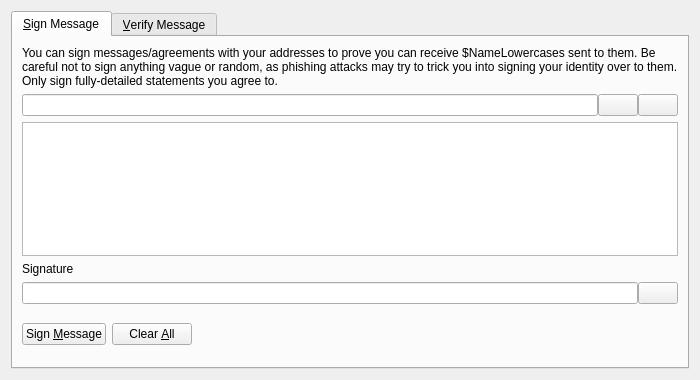
<?xml version="1.0" encoding="UTF-8"?>
<ui version="4.0">
 <class>SignVerifyMessageDialog</class>
 <widget class="QDialog" name="SignVerifyMessageDialog">
  <property name="geometry">
   <rect>
    <x>0</x>
    <y>0</y>
    <width>700</width>
    <height>380</height>
   </rect>
  </property>
  <property name="windowTitle">
   <string>Signatures - Sign / Verify a Message</string>
  </property>
  <property name="modal">
   <bool>true</bool>
  </property>
  <layout class="QVBoxLayout" name="verticalLayout">
   <item>
    <widget class="QTabWidget" name="tabWidget">
     <property name="currentIndex">
      <number>0</number>
     </property>
     <widget class="QWidget" name="tabSignMessage">
      <attribute name="title">
       <string>&amp;Sign Message</string>
      </attribute>
      <layout class="QVBoxLayout" name="verticalLayout_SM">
       <item>
        <widget class="QLabel" name="infoLabel_SM">
         <property name="text">
          <string>You can sign messages/agreements with your addresses to prove you can receive $NameLowercases sent to them. Be careful not to sign anything vague or random, as phishing attacks may try to trick you into signing your identity over to them. Only sign fully-detailed statements you agree to.</string>
         </property>
         <property name="textFormat">
          <enum>Qt::PlainText</enum>
         </property>
         <property name="wordWrap">
          <bool>true</bool>
         </property>
        </widget>
       </item>
       <item>
        <layout class="QHBoxLayout" name="horizontalLayout_1_SM">
         <property name="spacing">
          <number>0</number>
         </property>
         <item>
          <widget class="QValidatedLineEdit" name="addressIn_SM">
           <property name="toolTip">
            <string>The $NameSentence address to sign the message with</string>
           </property>
          </widget>
         </item>
         <item>
          <widget class="QPushButton" name="addressBookButton_SM">
           <property name="toolTip">
            <string>Choose previously used address</string>
           </property>
           <property name="text">
            <string/>
           </property>
           <property name="icon">
            <iconset resource="../bitcoin.qrc">
             <normaloff>:/icons/address-book</normaloff>:/icons/address-book</iconset>
           </property>
           <property name="shortcut">
            <string>Alt+A</string>
           </property>
           <property name="autoDefault">
            <bool>false</bool>
           </property>
          </widget>
         </item>
         <item>
          <widget class="QPushButton" name="pasteButton_SM">
           <property name="toolTip">
            <string>Paste address from clipboard</string>
           </property>
           <property name="text">
            <string/>
           </property>
           <property name="icon">
            <iconset resource="../bitcoin.qrc">
             <normaloff>:/icons/editpaste</normaloff>:/icons/editpaste</iconset>
           </property>
           <property name="shortcut">
            <string>Alt+P</string>
           </property>
           <property name="autoDefault">
            <bool>false</bool>
           </property>
          </widget>
         </item>
        </layout>
       </item>
       <item>
        <widget class="QPlainTextEdit" name="messageIn_SM">
         <property name="toolTip">
          <string>Enter the message you want to sign here</string>
         </property>
        </widget>
       </item>
       <item>
        <widget class="QLabel" name="signatureLabel_SM">
         <property name="text">
          <string>Signature</string>
         </property>
         <property name="textFormat">
          <enum>Qt::PlainText</enum>
         </property>
        </widget>
       </item>
       <item>
        <layout class="QHBoxLayout" name="horizontalLayout_2_SM">
         <property name="spacing">
          <number>0</number>
         </property>
         <item>
          <widget class="QLineEdit" name="signatureOut_SM">
           <property name="font">
            <font>
             <italic>true</italic>
            </font>
           </property>
           <property name="readOnly">
            <bool>true</bool>
           </property>
          </widget>
         </item>
         <item>
          <widget class="QPushButton" name="copySignatureButton_SM">
           <property name="toolTip">
            <string>Copy the current signature to the system clipboard</string>
           </property>
           <property name="text">
            <string/>
           </property>
           <property name="icon">
            <iconset resource="../bitcoin.qrc">
             <normaloff>:/icons/editcopy</normaloff>:/icons/editcopy</iconset>
           </property>
           <property name="autoDefault">
            <bool>false</bool>
           </property>
          </widget>
         </item>
        </layout>
       </item>
       <item>
        <layout class="QHBoxLayout" name="horizontalLayout_3_SM">
         <item>
          <widget class="QPushButton" name="signMessageButton_SM">
           <property name="toolTip">
            <string>Sign the message to prove you own this $NameSentence address</string>
           </property>
           <property name="text">
            <string>Sign &amp;Message</string>
           </property>
           <property name="icon">
            <iconset resource="../bitcoin.qrc">
             <normaloff>:/icons/edit</normaloff>:/icons/edit</iconset>
           </property>
           <property name="autoDefault">
            <bool>false</bool>
           </property>
          </widget>
         </item>
         <item>
          <widget class="QPushButton" name="clearButton_SM">
           <property name="toolTip">
            <string>Reset all sign message fields</string>
           </property>
           <property name="text">
            <string>Clear &amp;All</string>
           </property>
           <property name="icon">
            <iconset resource="../bitcoin.qrc">
             <normaloff>:/icons/remove</normaloff>:/icons/remove</iconset>
           </property>
           <property name="autoDefault">
            <bool>false</bool>
           </property>
          </widget>
         </item>
         <item>
          <spacer name="horizontalSpacer_1_SM">
           <property name="orientation">
            <enum>Qt::Horizontal</enum>
           </property>
           <property name="sizeHint" stdset="0">
            <size>
             <width>40</width>
             <height>48</height>
            </size>
           </property>
          </spacer>
         </item>
         <item>
          <widget class="QLabel" name="statusLabel_SM">
           <property name="font">
            <font>
             <weight>75</weight>
             <bold>true</bold>
            </font>
           </property>
           <property name="text">
            <string/>
           </property>
           <property name="wordWrap">
            <bool>true</bool>
           </property>
          </widget>
         </item>
         <item>
          <spacer name="horizontalSpacer_2_SM">
           <property name="orientation">
            <enum>Qt::Horizontal</enum>
           </property>
           <property name="sizeHint" stdset="0">
            <size>
             <width>40</width>
             <height>48</height>
            </size>
           </property>
          </spacer>
         </item>
        </layout>
       </item>
      </layout>
     </widget>
     <widget class="QWidget" name="tabVerifyMessage">
      <attribute name="title">
       <string>&amp;Verify Message</string>
      </attribute>
      <layout class="QVBoxLayout" name="verticalLayout_VM">
       <item>
        <widget class="QLabel" name="infoLabel_VM">
         <property name="text">
          <string>Enter the receiver's address, message (ensure you copy line breaks, spaces, tabs, etc. exactly) and signature below to verify the message. Be careful not to read more into the signature than what is in the signed message itself, to avoid being tricked by a man-in-the-middle attack. Note that this only proves the signing party receives with the address, it cannot prove sendership of any transaction!</string>
         </property>
         <property name="textFormat">
          <enum>Qt::PlainText</enum>
         </property>
         <property name="alignment">
          <set>Qt::AlignLeading|Qt::AlignLeft|Qt::AlignTop</set>
         </property>
         <property name="wordWrap">
          <bool>true</bool>
         </property>
        </widget>
       </item>
       <item>
        <layout class="QHBoxLayout" name="horizontalLayout_1_VM">
         <property name="spacing">
          <number>0</number>
         </property>
         <item>
          <widget class="QValidatedLineEdit" name="addressIn_VM">
           <property name="toolTip">
            <string>The $NameSentence address the message was signed with</string>
           </property>
          </widget>
         </item>
         <item>
          <widget class="QPushButton" name="addressBookButton_VM">
           <property name="toolTip">
            <string>Choose previously used address</string>
           </property>
           <property name="text">
            <string/>
           </property>
           <property name="icon">
            <iconset resource="../bitcoin.qrc">
             <normaloff>:/icons/address-book</normaloff>:/icons/address-book</iconset>
           </property>
           <property name="shortcut">
            <string>Alt+A</string>
           </property>
           <property name="autoDefault">
            <bool>false</bool>
           </property>
          </widget>
         </item>
        </layout>
       </item>
       <item>
        <widget class="QPlainTextEdit" name="messageIn_VM"/>
       </item>
       <item>
        <widget class="QValidatedLineEdit" name="signatureIn_VM"/>
       </item>
       <item>
        <layout class="QHBoxLayout" name="horizontalLayout_2_VM">
         <item>
          <widget class="QPushButton" name="verifyMessageButton_VM">
           <property name="toolTip">
            <string>Verify the message to ensure it was signed with the specified $NameSentence address</string>
           </property>
           <property name="text">
            <string>Verify &amp;Message</string>
           </property>
           <property name="icon">
            <iconset resource="../bitcoin.qrc">
             <normaloff>:/icons/transaction_0</normaloff>:/icons/transaction_0</iconset>
           </property>
           <property name="autoDefault">
            <bool>false</bool>
           </property>
          </widget>
         </item>
         <item>
          <widget class="QPushButton" name="clearButton_VM">
           <property name="toolTip">
            <string>Reset all verify message fields</string>
           </property>
           <property name="text">
            <string>Clear &amp;All</string>
           </property>
           <property name="icon">
            <iconset resource="../bitcoin.qrc">
             <normaloff>:/icons/remove</normaloff>:/icons/remove</iconset>
           </property>
           <property name="autoDefault">
            <bool>false</bool>
           </property>
          </widget>
         </item>
         <item>
          <spacer name="horizontalSpacer_1_VM">
           <property name="orientation">
            <enum>Qt::Horizontal</enum>
           </property>
           <property name="sizeHint" stdset="0">
            <size>
             <width>40</width>
             <height>48</height>
            </size>
           </property>
          </spacer>
         </item>
         <item>
          <widget class="QLabel" name="statusLabel_VM">
           <property name="font">
            <font>
             <weight>75</weight>
             <bold>true</bold>
            </font>
           </property>
           <property name="text">
            <string/>
           </property>
           <property name="wordWrap">
            <bool>true</bool>
           </property>
          </widget>
         </item>
         <item>
          <spacer name="horizontalSpacer_2_VM">
           <property name="orientation">
            <enum>Qt::Horizontal</enum>
           </property>
           <property name="sizeHint" stdset="0">
            <size>
             <width>40</width>
             <height>48</height>
            </size>
           </property>
          </spacer>
         </item>
        </layout>
       </item>
      </layout>
     </widget>
    </widget>
   </item>
  </layout>
 </widget>
 <customwidgets>
  <customwidget>
   <class>QValidatedLineEdit</class>
   <extends>QLineEdit</extends>
   <header>qvalidatedlineedit.h</header>
  </customwidget>
 </customwidgets>
 <resources>
  <include location="../bitcoin.qrc"/>
 </resources>
 <connections/>
</ui>
